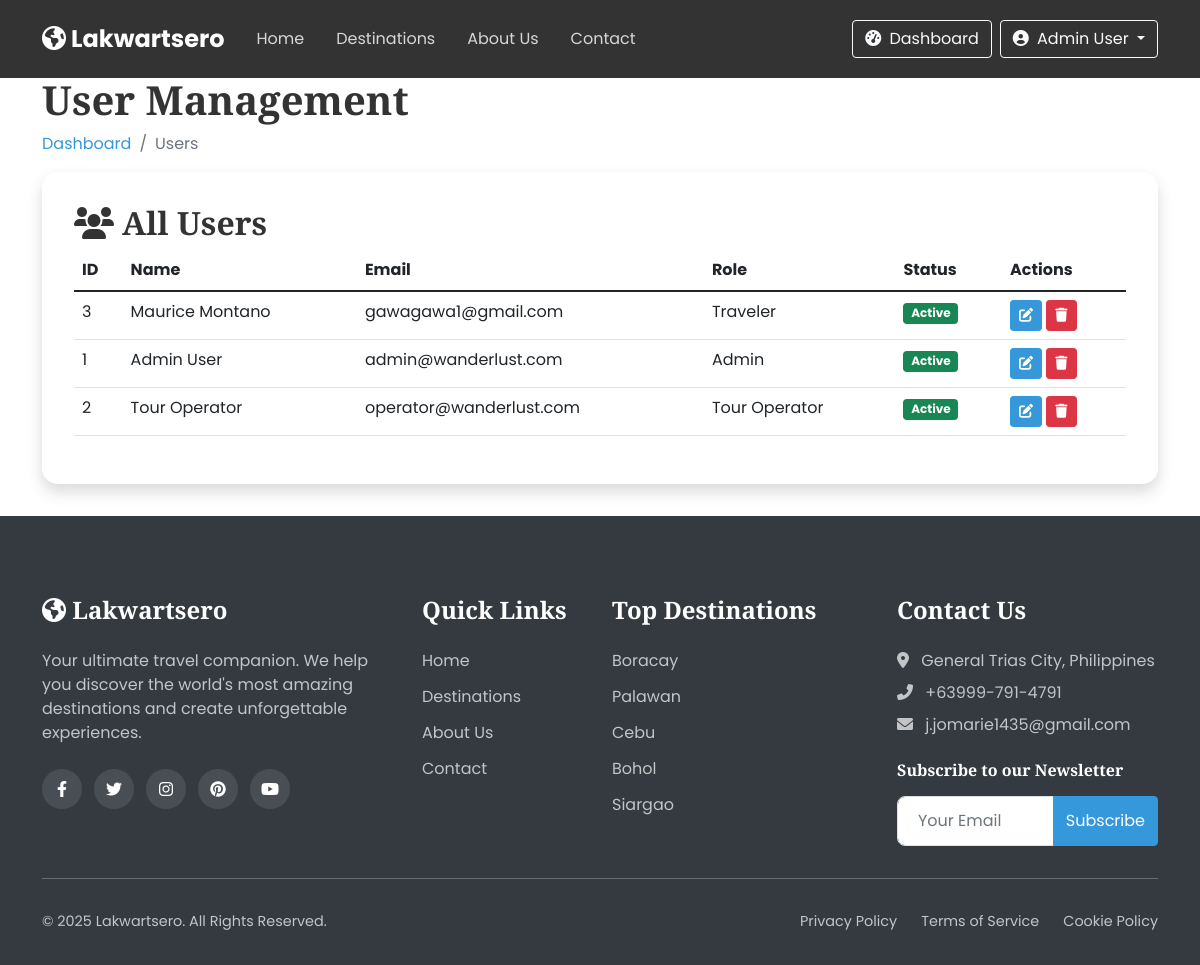
The page /users.php (signed in) on the database as committed earlier.
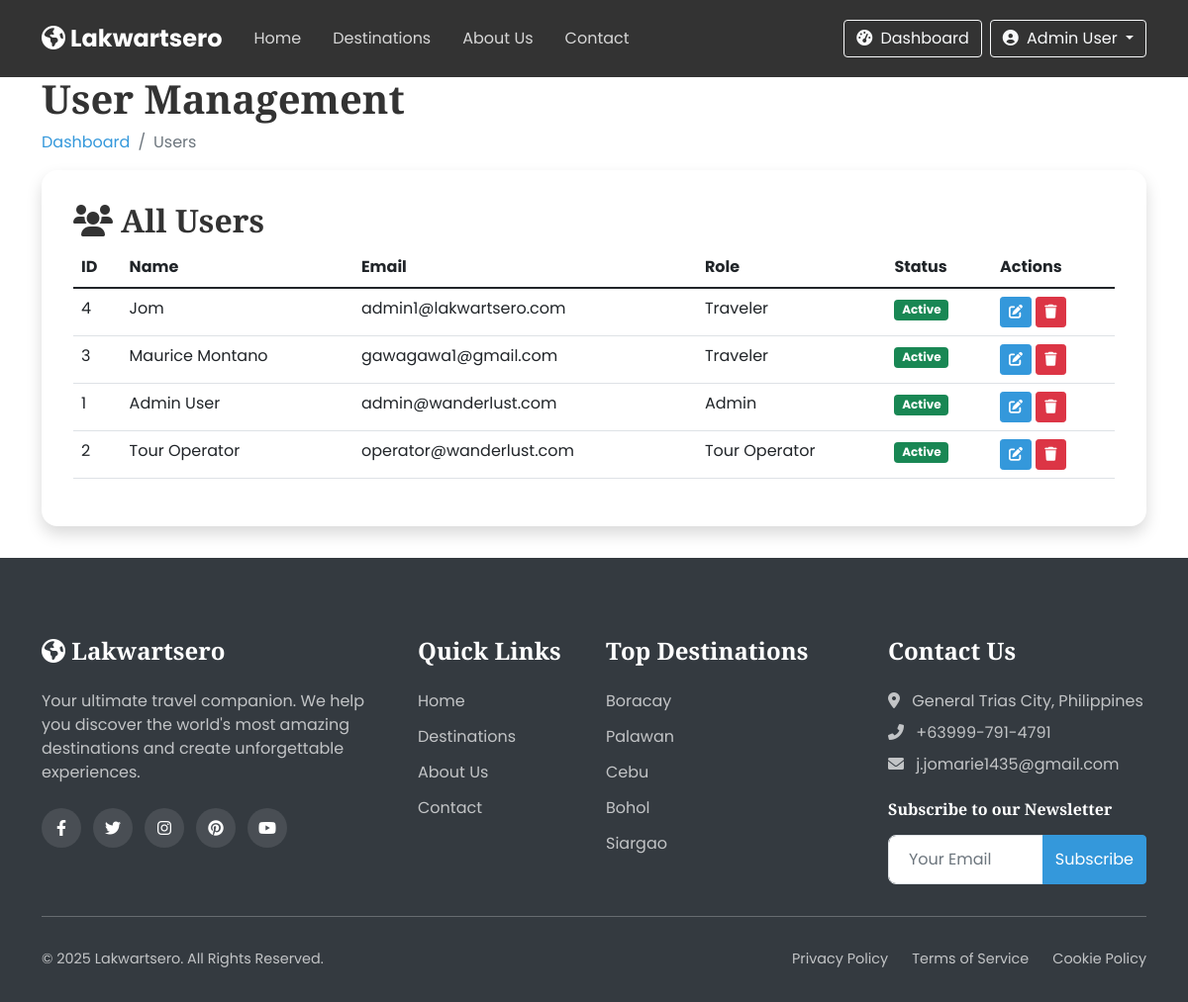
The same page on the database as committed later.
### tables this page shows
CREATE TABLE `users` (
  `id` int(11) NOT NULL,
  `role_id` int(11) NOT NULL,
  `full_name` varchar(100) NOT NULL,
  `username` varchar(50) NOT NULL,
  `email` varchar(100) NOT NULL,
  `password` varchar(255) NOT NULL,
  `phone` varchar(20) DEFAULT NULL,
  `address` text DEFAULT NULL,
  `profile_img` varchar(255) DEFAULT 'default-user.jpg',
  `created_at` timestamp NOT NULL DEFAULT current_timestamp(),
  `updated_at` timestamp NOT NULL DEFAULT current_timestamp() ON UPDATE current_timestamp(),
  `status` enum('active','inactive','banned') DEFAULT 'active'
);

CREATE TABLE `roles` (
  `id` int(11) NOT NULL,
  `name` varchar(50) NOT NULL,
  `created_at` timestamp NOT NULL DEFAULT current_timestamp()
);

### users.php (the view, shortened to what this page needs)
<?php
include 'includes/header.php';
require_once 'includes/db_connect.php';
$sql = "SELECT u.*, r.name AS role FROM users u JOIN roles r ON u.role_id = r.id ORDER BY u.created_at DESC";
$result = $conn->query($sql);
?>
<section class="dashboard-section">
    <div class="container">
        <div class="dashboard-header" data-aos="fade-up">
            <h1>User Management</h1>
            <nav aria-label="breadcrumb">
                <ol class="breadcrumb">
                    <li class="breadcrumb-item"><a href="admin-dashboard.php">Dashboard</a></li>
                    <li class="breadcrumb-item active">Users</li>
                </ol>
            </nav>
        </div>
        <div class="dashboard-card" data-aos="fade-up">
            <div class="dashboard-card-header">
                <h2><i class="fas fa-users me-2"></i>All Users</h2>
            </div>
            <div class="dashboard-card-body">
                <div class="table-responsive">
                    <table class="table table-hover">
                        <thead>
                            <tr>
                                <th>ID</th>
                                <th>Name</th>
                                <th>Email</th>
                                <th>Role</th>
                                <th>Status</th>
                                <th>Actions</th>
                            </tr>
                        </thead>
                        <tbody>
                            <?php while($user = $result->fetch_assoc()): ?>
                            <tr>
                                <td><?php echo $user['id']; ?></td>
                                <td><?php echo htmlspecialchars($user['full_name']); ?></td>
                                <td><?php echo htmlspecialchars($user['email']); ?></td>
                                <td><?php echo htmlspecialchars($user['role']); ?></td>
                                <td>
                                    <span class="badge bg-<?php echo $user['status'] == 'active' ? 'success' : 'danger'; ?>">
                                        <?php echo ucfirst($user['status']); ?>
                                    </span>
                                </td>
                                <td>
                                    <a href="edit-user.php?id=<?php echo $user['id']; ?>" class="btn btn-sm btn-primary">
                                        <i class="fas fa-edit"></i>
                                    </a>
                                    <a href="users.php?delete_user_id=<?php echo $user['id']; ?>" onclick="return confirm('Are you sure you want to delete this user?');" class="btn btn-sm btn-danger">
                                        <i class="fas fa-trash"></i>
                                    </a>
                                </td>
                            </tr>
                            <?php endwhile; ?>
                        </tbody>
                    </table>
                </div>
            </div>
        </div>
    </div>
</section>
<?php include 'includes/footer.php'; ?>

Rows that differ between the two databases and show on the page:
added users: id "4", full_name "Jom", email "admin1@lakwartsero.com", role.name "Traveler", status "Active"
